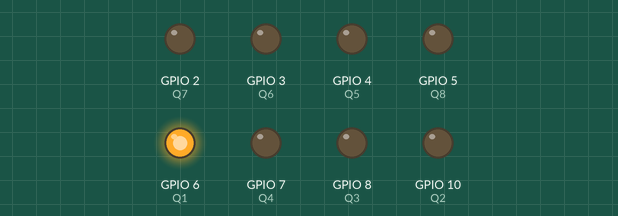
The program below on a simulated ESP32 board running MicroPython. Shown: output pins drawn as LEDs (lit = HIGH). At 1.6 s the program stops and its outputs stay as they are.

Above: at 0.05 s.
At 0.45 s:
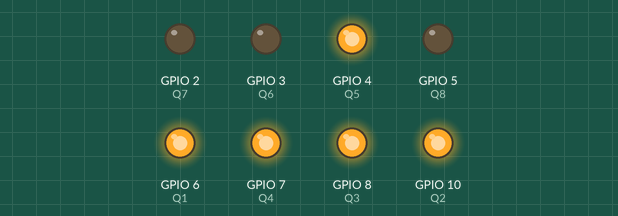
At 0.85 s:
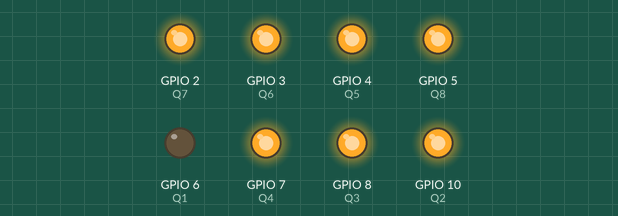
At 1.25 s:
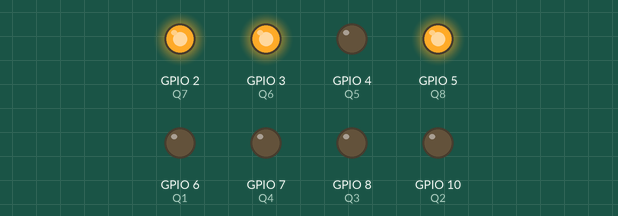
At 1.6 s:
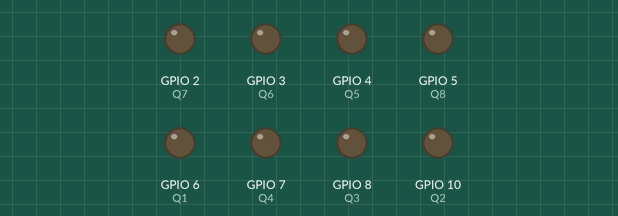
Timing chart, 0 to 3.1 s (numbered marks = the images above):
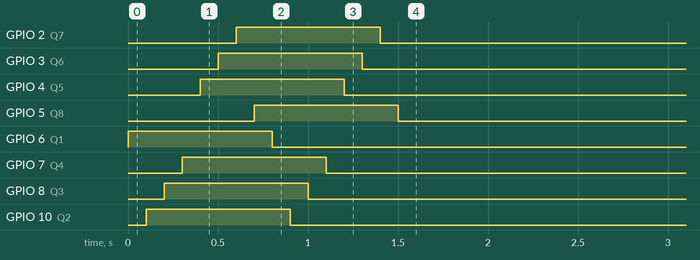

The program:

test.py
```python
from machine import Pin
import time

Q8 = Pin(5, Pin.OUT)
Q7 = Pin(2, Pin.OUT)
Q6 = Pin(3, Pin.OUT)
Q5 = Pin(4, Pin.OUT)

Q4 = Pin(7, Pin.OUT)
Q3 = Pin(8, Pin.OUT)
Q2 = Pin(10, Pin.OUT)
Q1 = Pin(6, Pin.OUT)

LEDBlu = Q4

LEDS = [Q1, Q2, Q3, Q4, Q5, Q6, Q7, Q8]

for led in LEDS:
    led.value(1)
    time.sleep_ms(100)

for led in LEDS:
    led.value(0)
    time.sleep_ms(100)
```

Measured:
- by itself, GPIO 2 (Q7): LOW → HIGH at 0.60 s, → LOW 0.80 s later
- by itself, GPIO 3 (Q6): LOW → HIGH at 0.50 s, → LOW 0.80 s later
- by itself, GPIO 4 (Q5): LOW → HIGH at 0.40 s, → LOW 0.80 s later
- by itself, GPIO 5 (Q8): LOW → HIGH at 0.70 s, → LOW 0.80 s later
- by itself, GPIO 6 (Q1): LOW → HIGH at 0.00 s, → LOW 0.80 s later
- by itself, GPIO 7 (Q4): LOW → HIGH at 0.30 s, → LOW 0.80 s later
- by itself, GPIO 8 (Q3): LOW → HIGH at 0.20 s, → LOW 0.80 s later
- by itself, GPIO 10 (Q2): LOW → HIGH at 0.10 s, → LOW 0.80 s later
